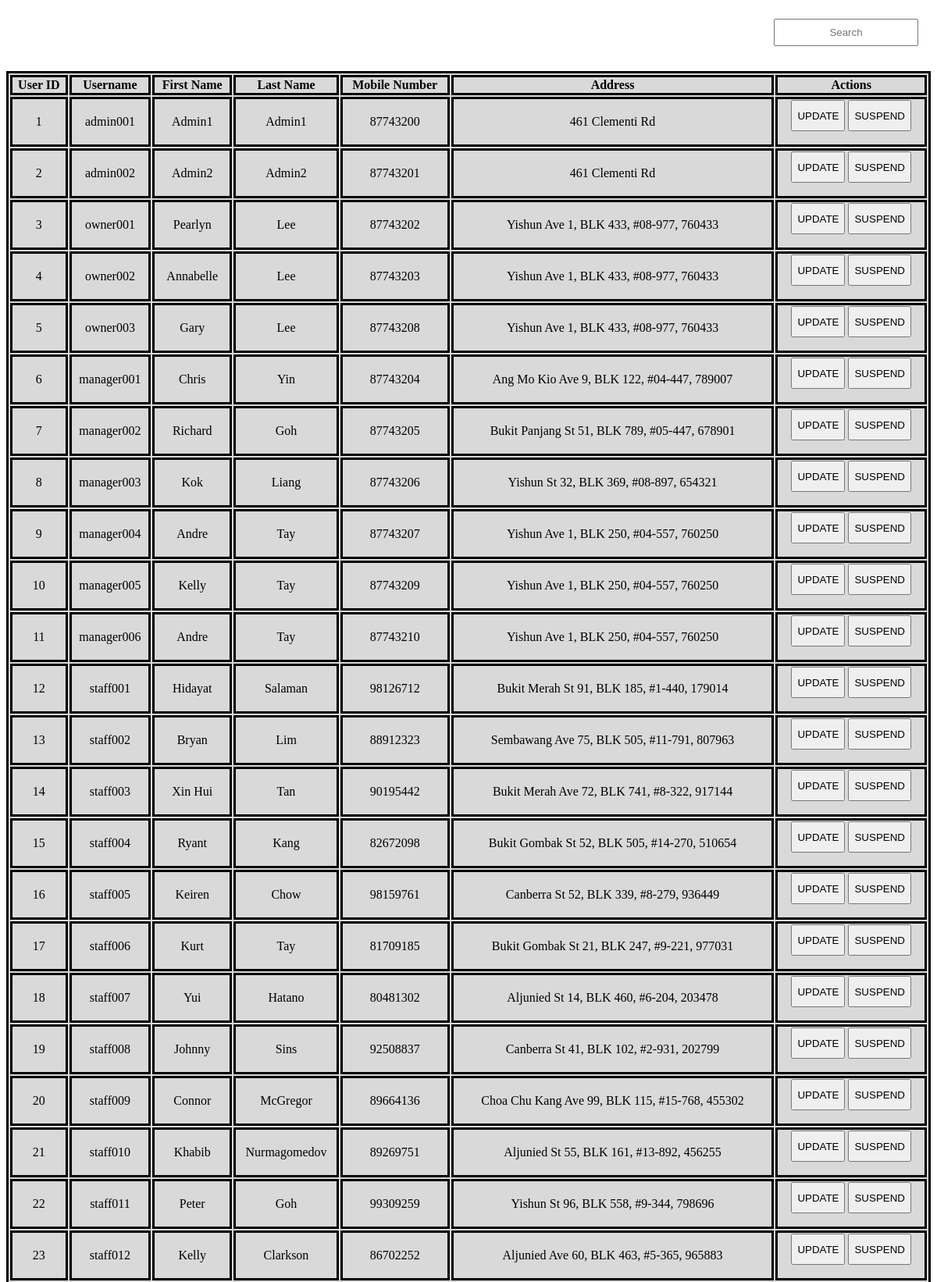
/bndProj/main/actors/admin/boundaries/viewUserAccountBoundary.php (upper part), run on the app's committed database.
### tables this page shows
CREATE TABLE `user` (
  `userId` int(11) NOT NULL,
  `username` varchar(255) NOT NULL,
  `password` varchar(255) NOT NULL,
  `firstName` varchar(255) NOT NULL,
  `lastName` varchar(255) NOT NULL,
  `address` varchar(255) NOT NULL,
  `mobileNumber` int(11) NOT NULL,
  `activated` tinyint(1) NOT NULL,
  `userProfileId` int(11) NOT NULL
);

### bndProj/entities/userEntity.php (called while the page is built, shortened)
<?php
class UserEntity extends Dbh
{
	protected function view()
    {
        $array = [];
        $conn = $this->connectDB();
        $sql = "SELECT * FROM user";
        $result = $conn->query($sql);
        if ($result->num_rows > 0)
        {
            while ($row = $result->fetch_assoc())
            {
                $current = array(
                    'userId' => $row['userId'],
                    'username' => $row['username'],
                    'password' => $row['password'],
                    'firstName' => $row['firstName'],
                    'lastName' => $row['lastName'],
					'address' => $row['address'],
					'mobileNumber' => $row['mobileNumber'],
					'activated' => $row['activated'],
					'userProfileId' => $row['userProfileId']
                );
                array_push($array, $current);
            }
        }
        return $array;
    }
}
?>

### bndProj/controller/admin/viewUserController.php (called while the page is built)
<?php
class ViewUserController extends UserEntity
{
    public function viewUser()
    {
        $user = new UserEntity();
        $array = $user->view();
        return $array;
    }
}
?>

### bndProj/main/actors/admin/boundaries/viewUserAccountBoundary.php (the view, shortened to what this page needs)
<?php
include "../../../entities/userEntity.php";
include "../../../controller/admin/viewUserController.php";
?>
<div class="container">
    <div class="row">
        <div class="search-container ml-auto">
            <form method="POST">
                <input type="text" name="search" id="myInput" placeholder="Search">
            </form>
        </div>
    </div>
    <div class="row">
        <?php
        if(isset($_POST["search"]))
        {
            $username = $_POST["search"];
            $searchUser = new SearchUserController();
            $array = $searchUser->searchUser($username);
            if ($array[0] != "Success")
            {
                echo '<script>';
                echo "alert('$array[0]');";
                echo 'document.location = "index.php?page=viewUserAccountBoundary";';
                echo '</script>';
            }
            else
            {
                echo '<table class ="table">';
                echo '  <tr>';
                echo '      <th class="text-center">User ID</th>';
                echo '      <th class="text-center">Username</th>';
                echo '      <th class="text-center">First Name</th>';
                echo '      <th class="text-center">Last Name</th>';
                echo '      <th class="text-center">Mobile Number</th>';
                echo '      <th class="text-center">Address</th>';
                echo '      <th class="text-center" colspan="2">Actions</th>';
                echo '  </tr>';
                for($i = 1; $i < count($array); $i++)
                {
                    $row = $array[$i];
                    echo '  <tr>';
                    echo '      <td>' . $row['userId'] . '</td>';
                    echo '      <td>' . $row['username'] . '</td>';
                    echo '      <td>' . $row['firstName'] . '</td>';
                    echo '      <td>' . $row['lastName'] . '</td>';
                    echo '      <td>' . $row['mobileNumber'] . '</td>';
                    echo '      <td>' . $row['address'] . '</td>';
                    echo '      <td>';
                    echo '          <form method="POST">';
                    echo '              <input type="hidden" name="updateUsername" value="' . $row['username'] . '"/>';
                    echo '              <input type="hidden" name="updateFirstName" value="' . $row['firstName'] . '"/>';
                    echo '              <input type="hidden" name="updateLastName" value="' . $row['lastName'] . '"/>';
                    echo '              <input type="hidden" name="updateMobileNumber" value="' . $row['mobileNumber'] . '"/>';
                    echo '              <input type="hidden" name="updateAddress" value="' . $row['address'] . '"/>';
                    echo '              <input type="hidden" name="updatePassword" value="' . $row['password'] . '"/>';
                    echo '              <input type="hidden" name="updateUserProfileId" value="' . $row['userProfileId'] . '"/>';
                    echo '              <button class="btn btn-primary" style="height:40px" value="' . $row['userId'] . '" name="updateUser">UPDATE</button>';
                    if ($row["activated"] == true)
                    {
                        echo '              <button class="btn btn-danger" style="height:40px" value="' . $row['userId'] . '" name="suspendUser">SUSPEND</button>';
                    }
                    else
                    {
                        echo '              <button class="btn btn-success" style="height:40px" value="' . $row['userId'] . '" name="suspendUser">ACTIVATE</button>';
                    }
                    echo '          </form>';
                    echo '      </td>';
                    echo '  </tr>';
                }
                echo "</table>";
            }
        }else
        {
            $viewUser = new ViewUserController();
            $array = $viewUser->viewUser();
            echo '<table class ="table">';
            echo '  <tr>';
            echo '      <th class="text-center">User ID</th>';
            echo '      <th class="text-center">Username</th>';
            echo '      <th class="text-center">First Name</th>';
            echo '      <th class="text-center">Last Name</th>';
            echo '      <th class="text-center">Mobile Number</th>';
            echo '      <th class="text-center">Address</th>';
            echo '      <th class="text-center" colspan="2">Actions</th>';
            echo '  </tr>';
            foreach($array as $row)
            {
                echo '  <tr>';
                echo '      <td>' . $row['userId'] . '</td>';
                echo '      <td>' . $row['username'] . '</td>';
                echo '      <td>' . $row['firstName'] . '</td>';
                echo '      <td>' . $row['lastName'] . '</td>';
                echo '      <td>' . $row['mobileNumber'] . '</td>';
                echo '      <td>' . $row['address'] . '</td>';
                echo '      <td>';
                echo '          <form method="POST">';
                echo '              <button class="btn btn-primary" style="height:40px" value="' . $row['userId'] . '" name="updateUser">UPDATE</button>';
                if ($row["activated"] == true)
                {
                    echo '              <button class="btn btn-danger" style="height:40px" value="' . $row['userId'] . '" name="suspendUser">SUSPEND</button>';
                }
                else
                {
                    echo '              <button class="btn btn-success" style="height:40px" value="' . $row['userId'] . '" name="suspendUser">ACTIVATE</button>';
                }
                echo '          </form>';
                echo '      </td>';
                echo '  </tr>';
            }
            echo "</table>";
        }
        ?>
    </div>
</div>

### bndProj/main/actors/admin/boundaries/viewUserAccountBoundary.php (style rules this page uses)
.table { margin-top: 1em !important; margin-left: auto; margin-right: auto; border-style: solid; border-color: black; background-color: #D9D9D9; width: 100%; text-align: center; }
th, td , tr { border-style: solid; border-color: black; }
.search-container { float: right; margin: 1em; }
.search-container input { height: 35px; margin-left: 1em; text-align: center; }

### data on the page
user: userId "1", username "admin001", firstName "Admin1", lastName "Admin1", mobileNumber "87743200", address "461 Clementi Rd"
user: userId "2", username "admin002", firstName "Admin2", lastName "Admin2", mobileNumber "87743201", address "461 Clementi Rd"
user: userId "3", username "owner001", firstName "Pearlyn", lastName "Lee", mobileNumber "87743202", address "Yishun Ave 1, BLK 433, #08-977, 760433"
user: userId "4", username "owner002", firstName "Annabelle", lastName "Lee", mobileNumber "87743203", address "Yishun Ave 1, BLK 433, #08-977, 760433"
user: userId "5", username "owner003", firstName "Gary", lastName "Lee", mobileNumber "87743208", address "Yishun Ave 1, BLK 433, #08-977, 760433"
user: userId "6", username "manager001", firstName "Chris", lastName "Yin", mobileNumber "87743204", address "Ang Mo Kio Ave 9, BLK 122, #04-447, 789007"
user: userId "7", username "manager002", firstName "Richard", lastName "Goh", mobileNumber "87743205", address "Bukit Panjang St 51, BLK 789, #05-447, 678901"
user: userId "8", username "manager003", firstName "Kok", lastName "Liang", mobileNumber "87743206", address "Yishun St 32, BLK 369, #08-897, 654321"
user: userId "9", username "manager004", firstName "Andre", lastName "Tay", mobileNumber "87743207", address "Yishun Ave 1, BLK 250, #04-557, 760250"
user: userId "10", username "manager005", firstName "Kelly", lastName "Tay", mobileNumber "87743209", address "Yishun Ave 1, BLK 250, #04-557, 760250"
user: userId "11", username "manager006", firstName "Andre", lastName "Tay", mobileNumber "87743210", address "Yishun Ave 1, BLK 250, #04-557, 760250"
user: userId "12", username "staff001", firstName "Hidayat", lastName "Salaman", mobileNumber "98126712", address "Bukit Merah St 91, BLK 185, #1-440, 179014"
user: userId "13", username "staff002", firstName "Bryan", lastName "Lim", mobileNumber "88912323", address "Sembawang Ave 75, BLK 505, #11-791, 807963"
user: userId "14", username "staff003", firstName "Xin Hui", lastName "Tan", mobileNumber "90195442", address "Bukit Merah Ave 72, BLK 741, #8-322, 917144"
user: userId "15", username "staff004", firstName "Ryant", lastName "Kang", mobileNumber "82672098", address "Bukit Gombak St 52, BLK 505, #14-270, 510654"
user: userId "16", username "staff005", firstName "Keiren", lastName "Chow", mobileNumber "98159761", address "Canberra St 52, BLK 339, #8-279, 936449"
user: userId "17", username "staff006", firstName "Kurt", lastName "Tay", mobileNumber "81709185", address "Bukit Gombak St 21, BLK 247, #9-221, 977031"
user: userId "18", username "staff007", firstName "Yui", lastName "Hatano", mobileNumber "80481302", address "Aljunied St 14, BLK 460, #6-204, 203478"
user: userId "19", username "staff008", firstName "Johnny", lastName "Sins", mobileNumber "92508837", address "Canberra St 41, BLK 102, #2-931, 202799"
user: userId "20", username "staff009", firstName "Connor", lastName "McGregor", mobileNumber "89664136", address "Choa Chu Kang Ave 99, BLK 115, #15-768, 455302"
user: userId "21", username "staff010", firstName "Khabib", lastName "Nurmagomedov", mobileNumber "89269751", address "Aljunied St 55, BLK 161, #13-892, 456255"
user: userId "22", username "staff011", firstName "Peter", lastName "Goh", mobileNumber "99309259", address "Yishun St 96, BLK 558, #9-344, 798696"
user: userId "23", username "staff012", firstName "Kelly", lastName "Clarkson", mobileNumber "86702252", address "Aljunied Ave 60, BLK 463, #5-365, 965883"
